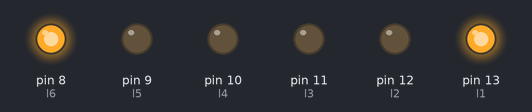
Recording of a sketch running on a simulated Arduino Uno, built with avr-gcc and run on an emulated ATmega328P. Parts: output pins drawn as LEDs (lit = HIGH).

Above: at 0.05 s.
At 1.45 s:
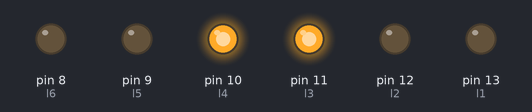
At 2.75 s:
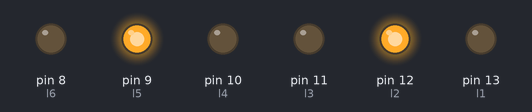
Timing chart, 0 to 3.0 s (numbered marks = the images above):
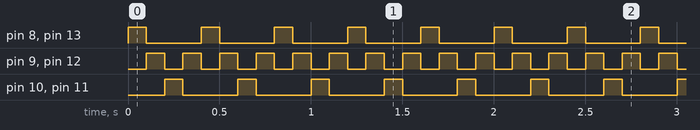

Measured:
- by itself, pin 8 (l6), pin 10 (l4), pin 11 (l3), pin 13 (l1): alternates HIGH for 0.10 s and LOW for 0.30 s
- by itself, pin 9 (l5), pin 12 (l2): alternates HIGH for 0.10 s and LOW for 0.10 s

The sketch:

6led_pattern.ino
```cpp
int l1 = 13, l2 = 12, l3 = 11, l4 = 10, l5 = 9, l6 = 8;

void setup() {
  // put your setup code here, to run once:
pinMode(l1, OUTPUT);
pinMode(l2, OUTPUT);
pinMode(l3, OUTPUT);
pinMode(l4, OUTPUT);
pinMode(l5, OUTPUT);
pinMode(l6, OUTPUT);

}

void loop() {
  // put your main code here, to run repeatedly:
digitalWrite(l1, HIGH);
digitalWrite(l6, HIGH);
digitalWrite(l2, LOW);
digitalWrite(l3, LOW);
digitalWrite(l4, LOW);
digitalWrite(l5, LOW);
delay(100);

digitalWrite(l2, HIGH);
digitalWrite(l5, HIGH);
digitalWrite(l1, LOW);
digitalWrite(l3, LOW);
digitalWrite(l4, LOW);
digitalWrite(l6, LOW);
delay(100);

digitalWrite(l3, HIGH);
digitalWrite(l4, HIGH);
digitalWrite(l1, LOW);
digitalWrite(l2, LOW);
digitalWrite(l5, LOW);
digitalWrite(l6, LOW);
delay(100);

digitalWrite(l2, HIGH);
digitalWrite(l5, HIGH);
digitalWrite(l3, LOW);
digitalWrite(l1, LOW);
digitalWrite(l4, LOW);
digitalWrite(l6, LOW);
delay(100);


}
```
